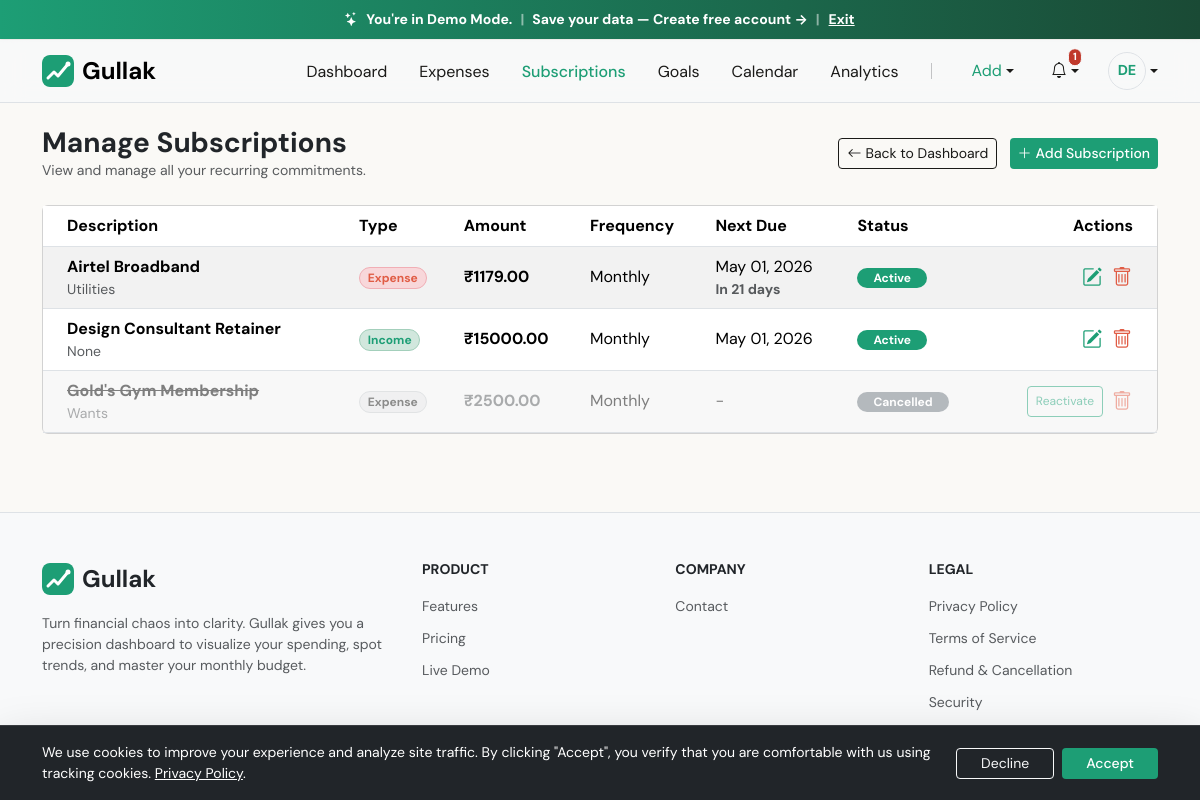
The app's page /recurring/manage/ (signed in) with its own data.
### expenses/models.py (models this page shows, shortened)
class RecurringTransaction(models.Model):
    FREQUENCY_CHOICES = [
        ('DAILY', _('Daily')),
        ('WEEKLY', _('Weekly')),
        ('MONTHLY', _('Monthly')),
        ('YEARLY', _('Yearly')),
    ]
    TRANSACTION_TYPE_CHOICES = [
        ('EXPENSE', _('Expense')),
        ('INCOME', _('Income')),
        ('TRANSFER', _('Transfer')),
    ]
    user = models.ForeignKey(User, on_delete=models.CASCADE)
    transaction_type = models.CharField(max_length=10, choices=TRANSACTION_TYPE_CHOICES, verbose_name=_('Transaction Type'))
    amount = models.DecimalField(max_digits=10, decimal_places=2, verbose_name=_('Amount'))
    description = models.TextField(verbose_name=_('Description'))
    category = models.CharField(max_length=255, blank=True, null=True, verbose_name=_('Category'))
    source = models.CharField(max_length=255, blank=True, null=True, verbose_name=_('Source'))
    payment_method = models.CharField(max_length=50, choices=Expense.PAYMENT_OPTIONS, default='Cash', verbose_name=_('Payment Method'))
    currency = models.CharField(max_length=5, choices=CURRENCY_CHOICES, default='₹', verbose_name=_('Currency'))
    exchange_rate = models.DecimalField(max_digits=15, decimal_places=6, default=1.0, verbose_name=_('Exchange Rate'))
    base_amount = models.DecimalField(max_digits=12, decimal_places=2, default=0.0, verbose_name=_('Amount in Base Currency'))
    account = models.ForeignKey(Account, on_delete=models.SET_NULL, null=True, blank=True, verbose_name=_('Account'))
    from_account = models.ForeignKey(Account, on_delete=models.SET_NULL, null=True, blank=True, related_name='recurring_transfers_out', verbose_name=_('From Account'))
    to_account = models.ForeignKey(Account, on_delete=models.SET_NULL, null=True, blank=True, related_name='recurring_transfers_in', verbose_name=_('To Account'))
    frequency = models.CharField(max_length=10, choices=FREQUENCY_CHOICES, verbose_name=_('Frequency'))
    start_date = models.DateField(verbose_name=_('Start Date'))
    last_processed_date = models.DateField(null=True, blank=True)
    is_active = models.BooleanField(default=True)
    created_at = models.DateTimeField(auto_now_add=True)
    updated_at = models.DateTimeField(auto_now=True)
    @staticmethod
    def get_next_date(current_date, frequency):
        if frequency == 'DAILY':
            return current_date + timedelta(days=1)
        elif frequency == 'WEEKLY':
            return current_date + timedelta(weeks=1)
        elif frequency == 'MONTHLY':
            month = current_date.month % 12 + 1
            year = current_date.year + (current_date.month // 12)
            try:
                return current_date.replace(year=year, month=month)
            except ValueError:
                next_month = current_date + timedelta(days=31)
                return next_month.replace(day=1) - timedelta(days=1)
        elif frequency == 'YEARLY':
            try:
                return current_date.replace(year=current_date.year + 1)
            except ValueError:
                return current_date.replace(year=current_date.year + 1, month=2, day=28)
        return current_date + timedelta(days=365)
    class Meta:
        constraints = [
            models.UniqueConstraint(
                fields=['user', 'transaction_type', 'amount', 'currency', 'description', 'frequency', 'start_date'],
                name='unique_recurring_transaction'
            )
        ]

### expenses/views/recurring.py (the view)
# urls.py: path('recurring/manage/', views.RecurringTransactionManageView.as_view(), name='recurring-manage'),
class RecurringTransactionManageView(RecurringTransactionListView):
    template_name = 'expenses/recurring_transaction_manage.html'
    filter_expenses_only = False

### templates/expenses/recurring_transaction_manage.html (shortened to what this page needs)
{% extends 'base.html' %}
{% load i18n digit_filters %}
{% block content %}
<div class="fade-in">
    <div class="row mb-4 align-items-center gy-3">
        <div class="col">
            <h2 class="h3 fw-bold mb-0">Manage Subscriptions</h2>
            <p class="text-muted small mb-0">View and manage all your recurring commitments.</p>
        </div>
        <div class="col-auto">
            <a href="{% url 'recurring-list' %}" class="btn btn-outline-secondary btn-sm">
                <i class="bi bi-arrow-left me-1"></i> Back to Dashboard
            </a>
            <a href="{% url 'recurring-create' %}" class="btn btn-primary btn-sm ms-2">
                <i class="bi bi-plus-lg me-1"></i> Add Subscription
            </a>
        </div>
    </div>
    <div class="card shadow-sm border-0">
        <div class="card-body p-0">
            <div class="table-responsive">
                <table class="table table-hover table-striped mb-0 text-start align-middle">
                    <thead>
                        <tr>
                            <th class="ps-4">{% trans "Description" %}</th>
                            <th>{% trans "Type" %}</th>
                            <th>{% trans "Amount" %}</th>
                            <th class="d-none d-md-table-cell">{% trans "Frequency" %}</th>
                            <th>{% trans "Next Due" %}</th>
                            <th class="d-none d-lg-table-cell">{% trans "Status" %}</th>
                            <th class="text-end pe-4">{% trans "Actions" %}</th>
                        </tr>
                    </thead>
                    <tbody>
                        {% for sub in active_subs %}
                        <tr>
                            <td class="ps-4">
                                <div class="fw-bold text-wrap" style="min-width: 120px;">{{ sub.description }}</div>
                                <div class="text-muted small">{{ sub.category }}</div>
                            </td>
                            <td>
                                {% if sub.transaction_type == 'EXPENSE' %}
                                    <span class="badge bg-danger-subtle text-danger border border-danger-subtle rounded-pill">{% trans "Expense" %}</span>
                                {% elif sub.transaction_type == 'TRANSFER' %}
                                    <span class="badge bg-info-subtle text-info border border-info-subtle rounded-pill">{% trans "Transfer" %}</span>
                                {% else %}
                                    <span class="badge bg-success-subtle text-success border border-success-subtle rounded-pill">{% trans "Income" %}</span>
                                {% endif %}
                            </td>
                            <td class="fw-bold">
                                {{ currency_symbol }}{{ sub.base_amount|floatformat:2|translate_digits }}
                            </td>
                            <td class="d-none d-md-table-cell">{{ sub.get_frequency_display }}</td>
                            <td>
                                <div class="text-nowrap">{{ sub.annotated_next_date|date:"M d, Y"|translate_digits }}</div>
                                {% if sub.annotated_days_until <= 30 and sub.transaction_type != 'INCOME' %}
                                    <div class="small fw-bold {% if sub.annotated_days_until <= 3 %}text-danger{% elif sub.annotated_days_until <= 7 %}text-warning{% else %}text-muted{% endif %}">
                                    </div>
                                {% endif %}
                            </td>
                            <td class="d-none d-lg-table-cell">
                                <span class="badge bg-success rounded-pill px-3">{% trans "Active" %}</span>
                            </td>
                            <td class="text-end pe-4">
                                <div class="d-flex justify-content-end gap-2">
                                    <a href="{% url 'recurring-edit' sub.pk %}?next={{ request.path }}" class="btn btn-sm btn-link text-decoration-none p-0" title="{% trans 'Edit' %}">
                                        <i class="bi bi-pencil-square text-primary fs-5"></i>
                                    </a>
                                    <button type="button" class="btn btn-sm btn-link text-decoration-none p-0 delete-btn"
                                            data-bs-toggle="modal" data-bs-target="#deleteModal"
                                            data-url="{% url 'recurring-delete' sub.pk %}"
                                            data-message="{% trans 'Are you sure you want to delete subscription' %} '{{ sub.description }}'? {% trans 'This will stop all future tracking for this item.' %}">
                                        <i class="bi bi-trash text-danger fs-5"></i>
                                    </button>
                                </div>
                            </td>
                        </tr>
                        {% endfor %}
                        {% for sub in cancelled_subs %}
                        <tr class="opacity-50">
                            <td class="ps-4">
                                <div class="fw-bold text-decoration-line-through text-wrap" style="min-width: 120px;">{{ sub.description }}</div>
                                <div class="text-muted small">{{ sub.category }}</div>
                            </td>
                            <td>
                                {% if sub.transaction_type == 'EXPENSE' %}
                                    <span class="badge bg-secondary-subtle text-secondary border border-secondary-subtle rounded-pill">{% trans "Expense" %}</span>
                                {% elif sub.transaction_type == 'TRANSFER' %}
                                    <span class="badge bg-secondary-subtle text-secondary border border-secondary-subtle rounded-pill">{% trans "Transfer" %}</span>
                                {% else %}
                                    <span class="badge bg-secondary-subtle text-secondary border border-secondary-subtle rounded-pill">{% trans "Income" %}</span>
                                {% endif %}
                            </td>
                            <td class="fw-bold text-muted">
                                {{ currency_symbol }}{{ sub.base_amount|floatformat:2|translate_digits }}
                            </td>
                            <td class="d-none d-md-table-cell">{{ sub.get_frequency_display }}</td>
                            <td>-</td>
                            <td class="d-none d-lg-table-cell">
                                <span class="badge bg-secondary rounded-pill px-3">{% trans "Cancelled" %}</span>
                            </td>
                            <td class="text-end pe-4">
                                <div class="d-flex justify-content-end gap-2">
                                    <a href="{% url 'recurring-edit' sub.pk %}?next={{ request.path }}" class="btn btn-sm btn-outline-primary py-0" style="font-size: 0.75rem;">
                                        {% trans "Reactivate" %}
                                    </a>
                                    <button type="button" class="btn btn-sm btn-link text-decoration-none p-0 delete-btn"
                                            data-bs-toggle="modal" data-bs-target="#deleteModal"
                                            data-url="{% url 'recurring-delete' sub.pk %}"
                                            data-message="{% trans 'Are you sure you want to delete subscription' %} '{{ sub.description }}'? {% trans 'This will permanently remove it.' %}">
                                        <i class="bi bi-trash text-danger fs-5"></i>
                                    </button>
                                </div>
                            </td>
                        </tr>
                        {% endfor %}
                    </tbody>
                </table>
            </div>
        </div>
    </div>
</div>
{% endblock %}

### templates/components/navbar.html (shortened to what this page needs)
{% load static i18n %}
<nav class="navbar navbar-expand-lg sticky-top {% if user.is_authenticated %}d-none d-lg-flex{% endif %} {% if is_landing %}navbar-landing{% else %}bg-body-tertiary border-bottom{% endif %}">
    <div class="container">
        <a class="navbar-brand fw-bold d-flex align-items-center gap-2" href="{% if user.is_authenticated %}{% url 'home' %}{% else %}{% url 'landing' %}{% endif %}">
            <img src="{% static 'img/logo.svg' %}" alt="TrackMyRupee" width="32" height="32" class="d-inline-block align-text-top rounded-3">
            <span class="fs-4">Gullak</span>
        </a>
        <div class="collapse navbar-collapse" id="navbarContent">
            <ul class="navbar-nav ms-auto align-items-lg-center gap-lg-3">
                {% if user.is_authenticated %}
                    <li class="nav-item">
                        <a href="{% url 'home' %}" class="nav-link {% if request.resolver_match.url_name == 'home' %}active{% endif %}">
                            {% trans "Dashboard" %}
                        </a>
                    </li>
                    <li class="nav-item">
                        <a href="{% url 'expense-list' %}" class="nav-link {% if 'expense' in request.resolver_match.url_name %}active{% endif %}">
                            {% trans "Expenses" %}
                        </a>
                    </li>
                    <li class="nav-item">
                        <a href="{% url 'recurring-list' %}" class="nav-link {% if 'recurring' in request.resolver_match.url_name %}active{% endif %}">
                            {% trans "Subscriptions" %}
                        </a>
                    </li>
                    <li class="nav-item">
                        <a href="{% url 'goal-list' %}" class="nav-link {% if 'goal' in request.resolver_match.url_name %}active{% endif %}">
                            {% trans "Goals" %}
                        </a>
                    </li>
                    <li class="nav-item">
                        <a href="{% url 'calendar' %}" class="nav-link {% if 'calendar' in request.resolver_match.url_name %}active{% endif %}">
                            {% trans "Calendar" %}
                        </a>
                    </li>
                    <li class="nav-item">
                        <a href="{% url 'analytics' %}" class="nav-link {% if 'analytics' in request.resolver_match.url_name %}active{% endif %}">
                            {% trans "Analytics" %}
                        </a>
                    </li>
                    <li class="nav-item dropdown d-none d-lg-block ms-2">
                        <a class="nav-link dropdown-toggle d-flex align-items-center" href="#" role="button" data-bs-toggle="dropdown" aria-expanded="false">
                            <span class="text-gradient-primary">{% trans "Add" %}</span>
                        </a>
                    </li>
                    <li class="nav-item dropdown d-none d-lg-block ms-2">
                        <a class="nav-link dropdown-toggle no-arrow p-0 d-flex align-items-center justify-content-center position-relative" href="#" role="button" data-bs-toggle="dropdown" aria-expanded="false" style="width: 38px; height: 38px;">
                            <i class="bi bi-bell fs-6"></i>
                            <span class="position-absolute translate-middle badge rounded-pill bg-danger border border-light {% if not has_unread_notifications %}visually-hidden{% endif %}"
                                  id="notification-badge"
                                  style="top: 5px; right: -5px; font-size: 0.65rem; padding: 0.25em 0.4em;">
                                {{ unread_notifications_count }}
                            </span>
                        </a>
                    </li>
                    <li class="nav-item dropdown d-none d-lg-block ms-2">
                        <a class="nav-link dropdown-toggle d-flex align-items-center no-arrow p-0" href="#" role="button" data-bs-toggle="dropdown" aria-expanded="false">
                            <div class="rounded-circle text-primary fw-bold border d-flex align-items-center justify-content-center" style="width: 38px; height: 38px; font-size: 0.9rem;">
                                {% if user.first_name and user.last_name %}
                                    {{ user.first_name|slice:":1" }}{{ user.last_name|slice:":1" }}
                                {% else %}
                                    {{ user.username|slice:":2"|upper }}
                                {% endif %}
                            </div>
                        </a>
                    </li>
                {% endif %}
            </ul>
        </div>
    </div>
</nav>

### records on screen
RecurringTransaction: description "Airtel Broadband", category "Utilities", currency "₹", base_amount|translate_digits "1179.00", frequency "Monthly", annotated_next_date|translate_digits "May 01, 2026"
RecurringTransaction: description "Design Consultant Retainer", category "None", currency "₹", base_amount|translate_digits "15000.00", frequency "Monthly", annotated_next_date|translate_digits "May 01, 2026"
RecurringTransaction: description "Gold's Gym Membership", category "Wants", currency "₹", base_amount|translate_digits "2500.00", frequency "Monthly"

### other values on screen
{{ unread_notifications_count }} "1"
{{ user.username|slice:":2"|upper }} "DE"
